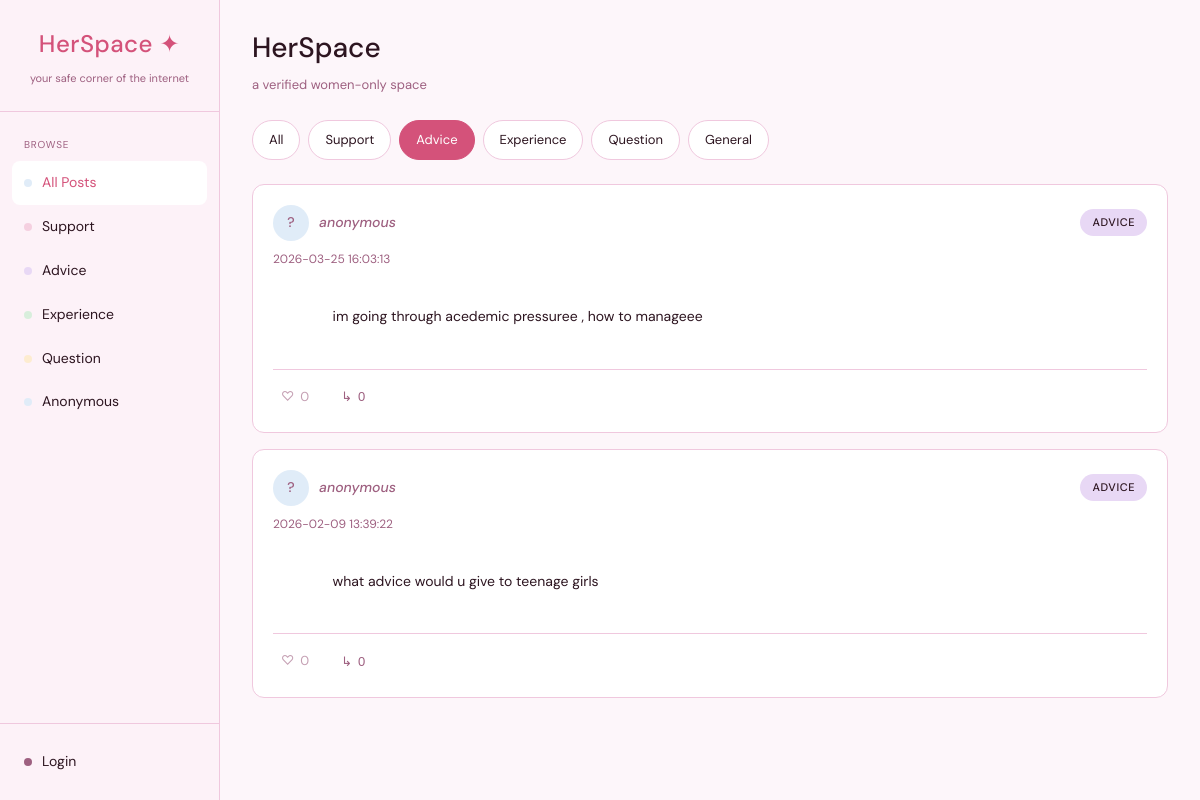
Page /category/Advice on the earlier database version.
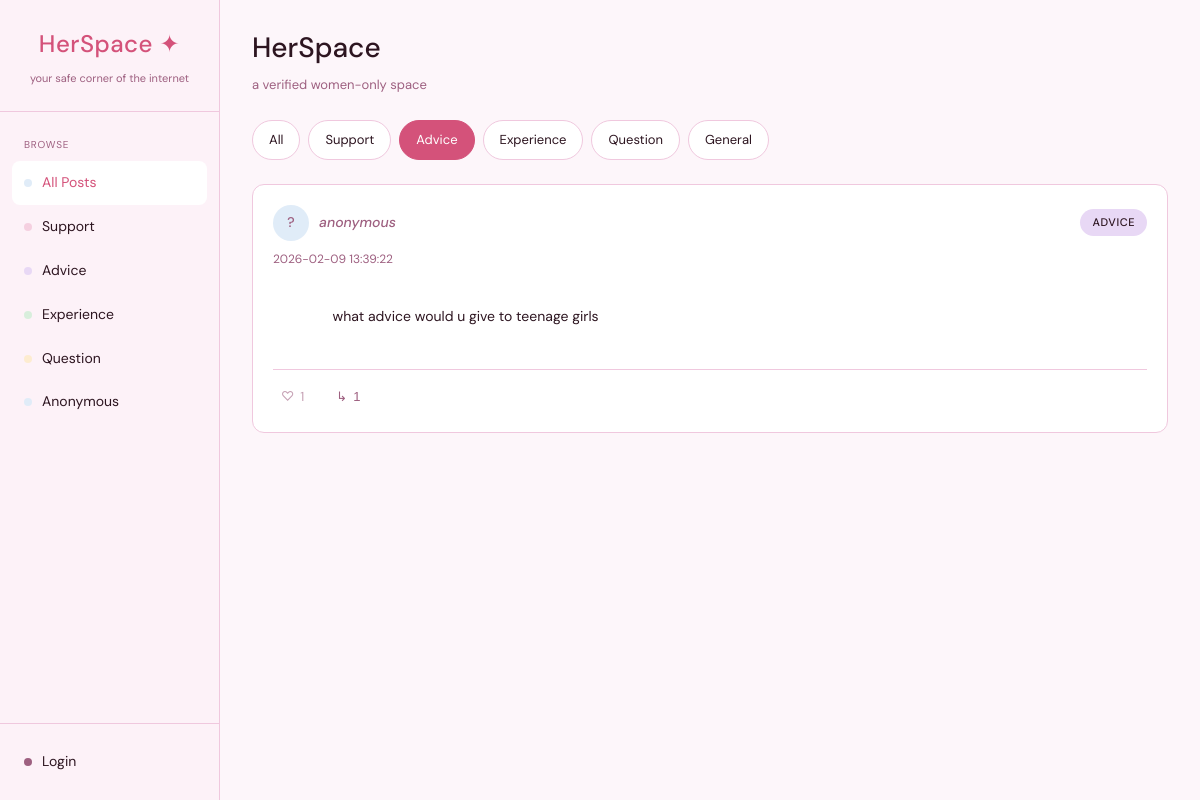
Same page on the later database version.
### tables this page shows
CREATE TABLE posts (
            id INTEGER PRIMARY KEY AUTOINCREMENT,
            content TEXT NOT NULL,
            category TEXT NOT NULL,
            user_id INTEGER,
            is_anonymous INTEGER DEFAULT 0,
            is_flagged INTEGER DEFAULT 0,
            is_approved INTEGER DEFAULT 1,
            created_at TIMESTAMP DEFAULT CURRENT_TIMESTAMP,
            FOREIGN KEY (user_id) REFERENCES users (id)
        );

### app.py (the view, shortened to what this page needs)
@app.route('/')
@app.route('/category/<category>')
def home(category=None):
    conn = get_db()
    c = conn.cursor()
    if category:
        c.execute('''
            SELECT posts.*, users.username
            FROM posts
            LEFT JOIN users ON posts.user_id = users.id
            WHERE posts.is_approved = 1 AND posts.category = ?
            ORDER BY posts.created_at DESC
        ''', (category,))
    all_posts = c.fetchall()
    like_counts = {}
    c.execute('SELECT post_id, COUNT(*) as count FROM likes GROUP BY post_id')
    for row in c.fetchall():
        like_counts[row['post_id']] = row['count']
    comment_counts = {}
    c.execute('SELECT post_id, COUNT(*) as count FROM comments GROUP BY post_id')
    for row in c.fetchall():
        comment_counts[row['post_id']] = row['count']
    user_likes = set()
    if 'user_id' in session:
        c.execute('SELECT post_id FROM likes WHERE user_id = ?', (session['user_id'],))
        for row in c.fetchall():
            user_likes.add(row['post_id'])
    conn.close()
    return render_template('home.html', posts=all_posts, current_category=category,
                           like_counts=like_counts, comment_counts=comment_counts,
                           user_likes=user_likes)

### app.py (called while the page is built)
def get_db():
    conn = sqlite3.connect(DB)
    conn.row_factory = sqlite3.Row  # so we can do row['username'] instead of row[0]
    return conn

### templates/home.html (shortened to what this page needs)
{% extends "base.html" %}
{% block content %}
<div class="filter-bar">
    <a href="{{ url_for('home') }}" class="filter-pill{% if not current_category %} active{% endif %}">All</a>
    <a href="{{ url_for('home', category='Support') }}" class="filter-pill{% if current_category == 'Support' %} active{% endif %}">Support</a>
    <a href="{{ url_for('home', category='Advice') }}" class="filter-pill{% if current_category == 'Advice' %} active{% endif %}">Advice</a>
    <a href="{{ url_for('home', category='Experience') }}" class="filter-pill{% if current_category == 'Experience' %} active{% endif %}">Experience</a>
    <a href="{{ url_for('home', category='Question') }}" class="filter-pill{% if current_category == 'Question' %} active{% endif %}">Question</a>
    <a href="{{ url_for('home', category='General') }}" class="filter-pill{% if current_category == 'General' %} active{% endif %}">General</a>
</div>
<div class="posts-feed">
    {% if posts %}
        {% for post in posts %}
        <article class="post-card">
            <div class="post-header">
                <div class="post-author">
                    {% if post.is_anonymous %}
                    <div class="avatar avatar-anonymous">?</div>
                    <span class="author-name anonymous">anonymous</span>
                    {% else %}
                    <div class="avatar" style="background-color: {{ post.username|length * 17 ~ '#d4527a'|string|slice(1,7) }}">{{ post.username[0] | upper }}</div>
                    <span class="author-name">{{ post.username }}</span>
                    {% endif %}
                </div>
                <span class="post-tag tag-{{ post.category|lower }}">{{ post.category }}</span>
            </div>
            <div class="post-time">{{ post.created_at }}</div>
            <div class="post-content">
                {{ post.content }}
            </div>
            <div class="post-actions">
                {% if session.user_id %}
                    {% if post.id in user_likes %}
                    <form method="POST" action="{{ url_for('unlike_post', post_id=post.id) }}" style="display:inline;">
                        <input type="hidden" name="category" value="{{ current_category or '' }}">
                        <button type="submit" class="action-btn liked">
                            <span class="action-icon">♥</span>
                            <span class="action-count">{{ like_counts.get(post.id, 0) }}</span>
                        </button>
                    </form>
                    {% else %}
                    <form method="POST" action="{{ url_for('like_post', post_id=post.id) }}" style="display:inline;">
                        <input type="hidden" name="category" value="{{ current_category or '' }}">
                        <button type="submit" class="action-btn">
                            <span class="action-icon">♡</span>
                            <span class="action-count">{{ like_counts.get(post.id, 0) }}</span>
                        </button>
                    </form>
                    {% endif %}
                {% else %}
                    <span class="action-btn disabled">
                        <span class="action-icon">♡</span>
                        <span class="action-count">{{ like_counts.get(post.id, 0) }}</span>
                    </span>
                {% endif %}
                <button type="button" class="action-btn comment-toggle" onclick="document.getElementById('comments-{{ post.id }}').classList.toggle('open')">
                    <span class="action-icon">↳</span>
                    <span class="action-count">{{ comment_counts.get(post.id, 0) }}</span>
                </button>
            </div>
        </article>
        {% endfor %}
    {% endif %}
</div>
{% endblock %}

### templates/base.html (shortened to what this page needs)
<!DOCTYPE html>
<html lang="en">
<head>
    <link rel="stylesheet" href="{{ url_for('static', filename='css/style.css') }}">
</head>
<body>
    <div class="app-container">
        <aside class="sidebar">
            <div class="sidebar-header">
                <h1 class="logo">HerSpace ✦</h1>
                <p class="tagline">your safe corner of the internet</p>
            </div>
            <nav class="sidebar-nav">
                <div class="nav-section">
                    <span class="nav-section-label">Browse</span>
                    <a href="{{ url_for('home') }}" class="nav-link{% if request.endpoint == 'home' and not request.args.get('filter') %} active{% endif %}">
                        <span class="nav-dot" style="background-color: var(--color-tag-general);"></span>
                        <span>All Posts</span>
                    </a>
                    <a href="{{ url_for('home') }}?filter=support" class="nav-link{% if request.args.get('filter') == 'support' %} active{% endif %}">
                        <span class="nav-dot" style="background-color: var(--color-tag-support);"></span>
                        <span>Support</span>
                    </a>
                    <a href="{{ url_for('home') }}?filter=advice" class="nav-link{% if request.args.get('filter') == 'advice' %} active{% endif %}">
                        <span class="nav-dot" style="background-color: var(--color-tag-advice);"></span>
                        <span>Advice</span>
                    </a>
                    <a href="{{ url_for('home') }}?filter=experience" class="nav-link{% if request.args.get('filter') == 'experience' %} active{% endif %}">
                        <span class="nav-dot" style="background-color: var(--color-tag-experience);"></span>
                        <span>Experience</span>
                    </a>
                    <a href="{{ url_for('home') }}?filter=question" class="nav-link{% if request.args.get('filter') == 'question' %} active{% endif %}">
                        <span class="nav-dot" style="background-color: var(--color-tag-question);"></span>
                        <span>Question</span>
                    </a>
                    <a href="{{ url_for('home') }}?filter=anonymous" class="nav-link{% if request.args.get('filter') == 'anonymous' %} active{% endif %}">
                        <span class="nav-dot" style="background-color: var(--color-tag-general);"></span>
                        <span>Anonymous</span>
                    </a>
                </div>
            </nav>
            <div class="sidebar-footer">
                {% if session.user_id %}
                <div class="user-info">
                    <div class="avatar">{{ session.username[0] | upper }}</div>
                    <div class="user-details">
                        <span class="username">{{ session.username }}</span>
                        <span class="user-role">{{ session.role }}</span>
                    </div>
                </div>
                <a href="{{ url_for('logout') }}" class="nav-link logout-link">
                    <span class="nav-dot" style="background-color: var(--color-text-muted);"></span>
                    <span>Logout</span>
                </a>
                {% else %}
                <a href="{{ url_for('login') }}" class="nav-link">
                    <span class="nav-dot" style="background-color: var(--color-text-muted);"></span>
                    <span>Login</span>
                </a>
                {% endif %}
            </div>
        </aside>
        <main class="main-content">
            <header class="top-bar">
                <div class="top-bar-content">
                    <h1 class="page-title">{{ title | default('HerSpace') }}</h1>
                    <p class="page-subtitle">a verified women-only space</p>
                </div>
            </header>
            <div class="page-content">
                {% block content %}{% endblock %}
            </div>
        </main>
    </div>
</body>
</html>

### static/css/style.css (style rules this page uses)
:root { --color-bg: #fdf6fa; --color-surface: #ffffff; --color-sidebar: #fdf2f8; --color-primary: #d4527a; --color-primary-hover: #bb3f66; --color-accent: #9e60c8; --color-border: #f0c8de; --color-text: #2d1520; --color-text-muted: #9e6080; --color-tag-support: #f5d0e0; --color-tag-advice: #e8d8f5; --color-tag-experience: #d8eedc; --color-tag-question: #fdecd0; --color-tag-general: #e0ecf8; }
* { margin: 0; padding: 0; box-sizing: border-box; }
body { font-family: 'DM Sans', system-ui, -apple-system, sans-serif; background-color: var(--color-bg); color: var(--color-text); font-size: 14px; line-height: 1.7; }
.app-container { display: flex; min-height: 100vh; }
.sidebar { width: 220px; background-color: var(--color-sidebar); border-right: 1px solid var(--color-border); display: flex; flex-direction: column; position: fixed; height: 100vh; overflow-y: auto; }
.sidebar-header { padding: 24px 20px; text-align: center; border-bottom: 1px solid var(--color-border); }
.logo { font-size: 24px; font-weight: 500; color: var(--color-primary); letter-spacing: 0.02em; }
.tagline { font-size: 11px; color: var(--color-text-muted); margin-top: 4px; }
.sidebar-nav { padding: 16px 12px; flex: 1; }
.nav-section { margin-bottom: 20px; }
.nav-section-label { font-size: 10px; text-transform: uppercase; letter-spacing: 0.08em; color: var(--color-text-muted); padding: 8px 12px; display: block; }
.nav-link { display: flex; align-items: center; gap: 10px; padding: 10px 12px; text-decoration: none; color: var(--color-text); border-radius: 8px; transition: all 0.15s ease; font-size: 14px; }
.nav-link.active { background-color: var(--color-surface); color: var(--color-primary); }
.nav-dot { width: 8px; height: 8px; border-radius: 50%; flex-shrink: 0; }
.sidebar-footer { padding: 16px 12px; border-top: 1px solid var(--color-border); }
.avatar { width: 36px; height: 36px; border-radius: 50%; background-color: var(--color-primary); color: white; display: flex; align-items: center; justify-content: center; font-weight: 500; font-size: 14px; }
.avatar-anonymous { background-color: var(--color-tag-general); color: var(--color-text-muted); }
.main-content { flex: 1; margin-left: 220px; padding: 24px 32px; min-height: 100vh; }
.top-bar { display: flex; justify-content: space-between; align-items: center; margin-bottom: 24px; }
.page-title { font-size: 28px; font-weight: 500; color: var(--color-text); }
.page-subtitle { font-size: 13px; color: var(--color-text-muted); margin-top: 2px; }
.filter-bar { display: flex; gap: 8px; margin-bottom: 24px; flex-wrap: wrap; }
.filter-pill { padding: 8px 16px; background-color: var(--color-surface); border: 1px solid var(--color-border); border-radius: 20px; text-decoration: none; color: var(--color-text); font-size: 13px; transition: all 0.15s ease; }
.filter-pill.active { background-color: var(--color-primary); border-color: var(--color-primary); color: white; }
.posts-feed { display: flex; flex-direction: column; gap: 16px; padding-bottom: 80px; }
.post-card { background-color: var(--color-surface); border: 1px solid var(--color-border); border-radius: 12px; padding: 20px; transition: all 0.15s ease; }
.post-header { display: flex; justify-content: space-between; align-items: center; margin-bottom: 8px; }
.post-author { display: flex; align-items: center; gap: 10px; }
.author-name { font-weight: 500; }
.author-name.anonymous { font-style: italic; color: var(--color-text-muted); }
.post-tag { padding: 4px 12px; border-radius: 20px; font-size: 11px; font-weight: 500; text-transform: uppercase; letter-spacing: 0.05em; }
.tag-advice { background-color: var(--color-tag-advice); }
.post-time { font-size: 12px; color: var(--color-text-muted); margin-bottom: 12px; }
.post-content { margin-bottom: 16px; white-space: pre-wrap; word-wrap: break-word; }
.post-actions { display: flex; gap: 16px; padding-top: 12px; border-top: 1px solid var(--color-border); }
.action-btn { background: none; border: none; color: var(--color-text-muted); cursor: pointer; display: flex; align-items: center; gap: 6px; font-size: 13px; transition: all 0.15s ease; padding: 4px 8px; border-radius: 6px; }
.action-btn.disabled { cursor: default; opacity: 0.6; }

Differences in the rows shown:
removed posts: is_anonymous "anonymous", category "ADVICE", created_at "2026-03-25 16:03:13", content "im going through acedemic pressuree , how to manageee", get "0"
computed for posts "what advice would u give to teenage girls": get "0" → "1"
